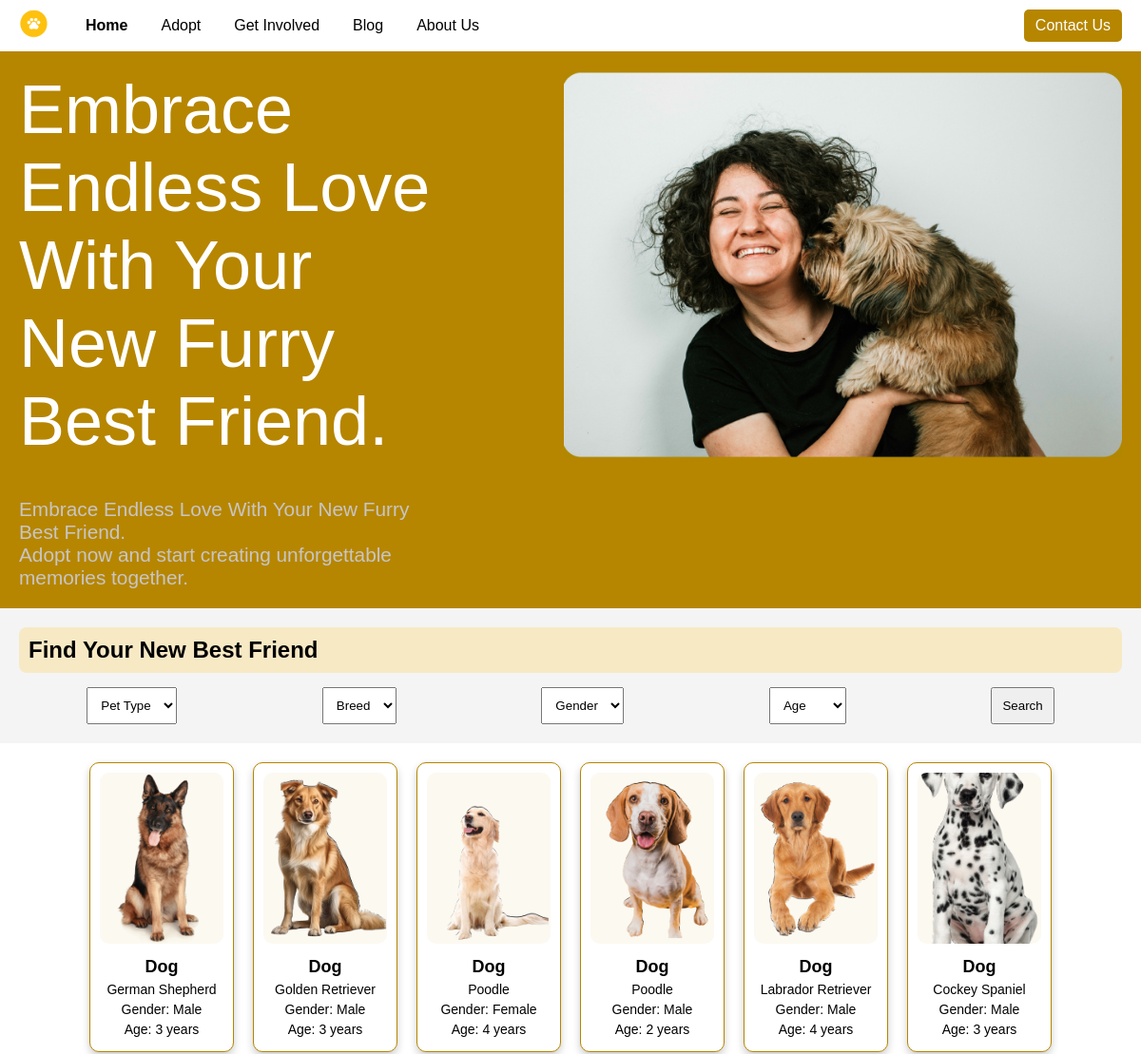
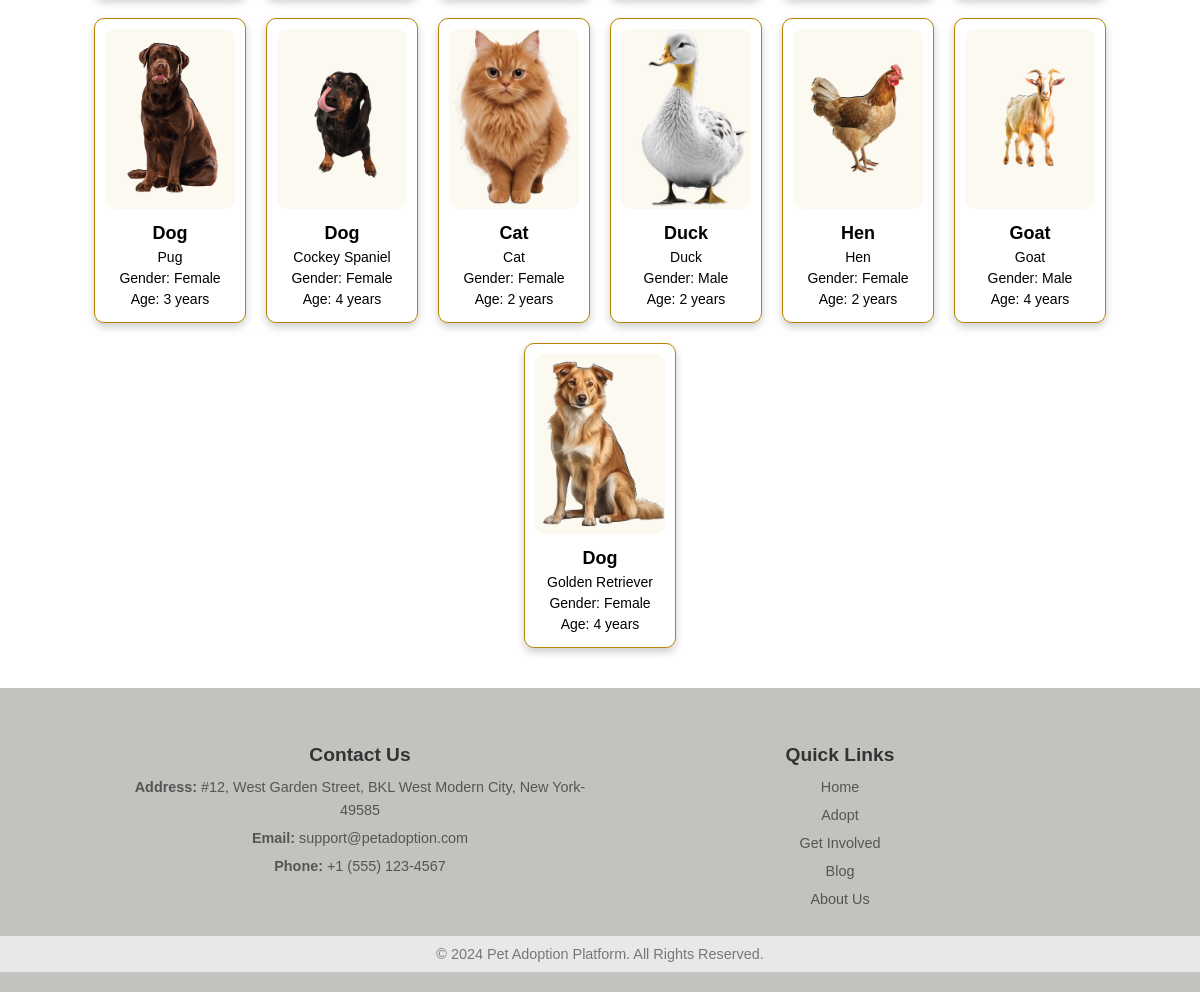
Page /Home.php on the committed database (2 pictures, top to bottom).
### tables this page shows
CREATE TABLE `pets_profiles` (
  `id` int(11) NOT NULL,
  `pet_type` varchar(50) NOT NULL,
  `breed` varchar(50) NOT NULL,
  `gender` varchar(10) NOT NULL,
  `age` int(11) NOT NULL,
  `image_path` varchar(255) NOT NULL,
  `upload_date` timestamp NOT NULL DEFAULT current_timestamp()
);

### Petprofiles.php (the view, shortened to what this page needs)
<?php
$servername = "localhost";
$username = "root";
$password = "";
$dbname = "pet_adoption";
$conn = new mysqli($servername, $username, $password, $dbname);
$sql = "SELECT pet_type, breed, gender, age, image_path FROM pets_profiles";
$result = $conn->query($sql);
?>
<section class="pet-profiles">
    <div class="profiles-container" style="display: flex; flex-wrap: wrap; gap: 20px; justify-content: center;">
        <?php
        if ($result && $result->num_rows > 0):
            while ($row = $result->fetch_assoc()):
        ?>
        <div class="pet-profile" style="
            width: 130px;
            height:auto;
            text-align: center;
            border: 1px solid #B68600;
            border-radius: 10px;
            box-shadow: 0 4px 8px rgba(0,0,0,0.2);
            padding: 10px;
            background-color: #fff;">
            <img src="<?= htmlspecialchars($row['image_path']); ?>"
                 alt="Pet Image"
                 style="width: 100%; height: 180px; margin: left 50px; object-fit: cover; border-radius: 10px;">
            <h3 style="margin: 10px 0 5px; font-size: 18px;"><?= htmlspecialchars($row['pet_type']); ?></h3>
            <p style="margin: 5px 0; font-size: 14px;"><?= htmlspecialchars($row['breed']); ?></p>
            <p style="margin: 5px 0; font-size: 14px;">Gender: <?= htmlspecialchars($row['gender']); ?></p>
            <p style="margin: 5px 0; font-size: 14px;">Age: <?= htmlspecialchars($row['age']); ?> years</p>
        </div>
        <?php
            endwhile;
        else:
        ?>
        <p style="text-align: center; font-size: 18px;">No pets available for adoption at the moment.</p>
        <?php
        endif;
        ?>
    </div>
</section>

### Home.php (shortened to what this page needs)
<!DOCTYPE html>
<html lang="en">
<head>
    <link rel="stylesheet" href="home2.css">
</head>
<body>
     <?php include 'navbar.php'; ?>
    <section class="hero">
        <div class="hero-text">
            <h1>Embrace Endless Love With Your New Furry Best Friend.</h1>
            <p>Embrace Endless Love With Your New Furry Best Friend.</p>
            <p>Adopt now and start creating unforgettable memories together.</p>
        </div>
        <div class="hero-image">
            <img src="images/slider.png" alt="Woman with a dog">
        </div>
    </section>
    <section class="filter-section">
        <h2>Find Your New Best Friend</h2>
        <div class="filters">
            <select id="pet-type">
                <option value="all">Pet Type</option>
            </select>
            <select id="breed">
                <option value="all">Breed</option>
            </select>
            <select id="gender">
                <option value="all"> Gender</option>
            </select>
            <select id="age">
                <option value="all"> Age</option>
            </select>
            <button class="search-btn">Search</button>
        </div>
    </section>
    <?php include 'Petprofiles.php'; ?>
    <?php include 'footer.php'; ?>
</body>
</html>

### Navbar.php
<nav class="navbar">
    <div class="logo"><img src="images/small.png" alt="Logo"></div>
    <ul class="nav-links">
        <li><a class="Home <?php echo basename($_SERVER['PHP_SELF']) == 'Home.php' ? 'active' : ''; ?>" href="Home.php">Home</a></li>
        <li><a class="Adopt <?php echo basename($_SERVER['PHP_SELF']) == 'Adopt.php' ? 'active' : ''; ?>" href="Adopt.php">Adopt</a></li>
        <li><a class="Get Involved <?php echo basename($_SERVER['PHP_SELF']) == 'GetInvolved.php' ? 'active' : ''; ?>" href="GetInvolved.php">Get Involved</a></li>
        <li><a class="Blog <?php echo basename($_SERVER['PHP_SELF']) == 'Blog.php' ? 'active' : ''; ?>" href="Blog.php">Blog</a></li>
        <li><a class="Aboutus <?php echo basename($_SERVER['PHP_SELF']) == 'AboutUs.php' ? 'active' : ''; ?>" href="AboutUs.php">About Us</a></li>
    </ul>
    <label for="contact-popup" class="contact-btn">Contact Us</label>
</nav>

### Footer.php
<footer class="footer">
    <div class="footer-container">
        <div class="footer-contact">
            <h4>Contact Us</h4>
            <p><strong>Address:</strong> #12, West Garden Street, BKL West Modern City, New York-49585</p>
            <p><strong>Email:</strong> support@petadoption.com</p>
            <p><strong>Phone:</strong> +1 (555) 123-4567</p>
        </div>
        <div class="footer-links">
            <h4>Quick Links</h4>
            <ul>
                <li><a href="Home.php">Home</a></li>
                <li><a href="Adopt.php">Adopt</a></li>
                <li><a href="Getinvolved.php">Get Involved</a></li>
                <li><a href="Blog.php">Blog</a></li>
                <li><a href="AboutUs.php">About Us</a></li>
            </ul>
        </div>
    </div>
    <div class="footer-bottom">
        <p>&copy; 2024 Pet Adoption Platform. All Rights Reserved.</p>
    </div>
</footer>

### home2.css (style rules this page uses)
body, h1, h2, p, ul { margin: 0; padding: 0; box-sizing: border-box; }
body { font-family: Arial, sans-serif; }
ul { list-style-type: none; }
a { text-decoration: none; color: black; }
.navbar { display: flex; justify-content: space-between; align-items: center; padding: 10px 20px; background-color: white; }
.nav-links { display: flex; margin-right: auto; gap: 15px; }
.nav-links li { margin: 0 10px; list-style: none; }
.nav-links a { text-decoration: none; color: black; font-size: 1rem; }
.contact-btn { background-color: #B68600; color: white; border: none; padding: 8px 12px; cursor: pointer; border-radius: 5px; }
.hero { display: flex; background-color: #B68600; padding: 20px; }
.hero-text { flex: 1; }
.hero-text h1 { font-size: 4.5rem; font-weight: 200; margin-bottom: 40px; color: white; padding-right: 20px; }
.hero-text p { color: rgb(200, 197, 197); font-size: 1.3rem; }
.hero-image img { width: 83%; float: right; border-radius: 10px; padding-bottom: 30px; }
.filter-section { padding: 20px; background-color: #f4f4f4; }
.filter-section h2 { background-color: #f8e9c5; border-radius: 8px; padding-bottom: 10px; padding-left: 10px; padding-top: 10px; margin-bottom: 15px; }
.filters { display: flex; justify-content: space-around; gap: 10px; }
.filters select, .filters .search-btn { padding: 10px; }
.pet-profiles { display: grid; grid-template-columns: repeat(auto-fit, minmax(150px, 1fr)); gap: 20px; padding: 20px; }
.nav-links li a.Home { margin-left: 30px; }
.navbar .logo img { width: 30px; height: auto; }
.footer { background-color: #f7db60; padding: 20px 0; margin-top: 20px; }
.footer-container { display: flex; justify-content: space-around; align-items: flex-start; flex-wrap: wrap; max-width: 1200px; margin: 0 auto; padding: 0 20px; }
.footer-contact, .footer-links { flex: 1; min-width: 200px; margin: 10px; }
.footer-contact h4, .footer-links h4 { font-size: 1.2rem; margin-bottom: 10px; color: #333; }
.footer-contact p, .footer-links ul { font-size: 0.9rem; line-height: 1.6; color: #555; }
.footer-links ul { list-style: none; padding: 0; }
.footer-links ul li { margin: 5px 0; }
.footer-links ul li a { text-decoration: none; color: #555; }
.footer-bottom { background-color: #e8e8e8; text-align: center; padding: 10px 0; font-size: 0.85rem; color: #777; }
.footer { background-color: #c4c2be; padding: 20px 0; text-align: center; }
.footer-container { display: flex; justify-content: space-between; padding: 0 10%; }
.footer-contact, .footer-links { flex: 1; }
.footer-contact p, .footer-links ul { margin: 5px 0; }
.footer-bottom { margin-top: 10px; font-size: 0.9rem; }
.nav-links li a.active { color: #000; font-weight: bold; }

### rows in the picture
pets_profiles: image_path (picture), pet_type "Dog", breed "German Shepherd", gender "Male", age "3"
pets_profiles: image_path (picture), pet_type "Dog", breed "Golden Retriever", gender "Male", age "3"
pets_profiles: image_path (picture), pet_type "Dog", breed "Poodle", gender "Female", age "4"
pets_profiles: image_path (picture), pet_type "Dog", breed "Poodle", gender "Male", age "2"
pets_profiles: image_path (picture), pet_type "Dog", breed "Labrador Retriever", gender "Male", age "4"
pets_profiles: image_path (picture), pet_type "Dog", breed "Cockey Spaniel", gender "Male", age "3"
pets_profiles: image_path (picture), pet_type "Dog", breed "Pug", gender "Female", age "3"
pets_profiles: image_path (picture), pet_type "Dog", breed "Cockey Spaniel", gender "Female", age "4"
pets_profiles: image_path (picture), pet_type "Cat", breed "Cat", gender "Female", age "2"
pets_profiles: image_path (picture), pet_type "Duck", breed "Duck", gender "Male", age "2"
pets_profiles: image_path (picture), pet_type "Hen", breed "Hen", gender "Female", age "2"
pets_profiles: image_path (picture), pet_type "Goat", breed "Goat", gender "Male", age "4"
pets_profiles: image_path (picture), pet_type "Dog", breed "Golden Retriever", gender "Female", age "4"
